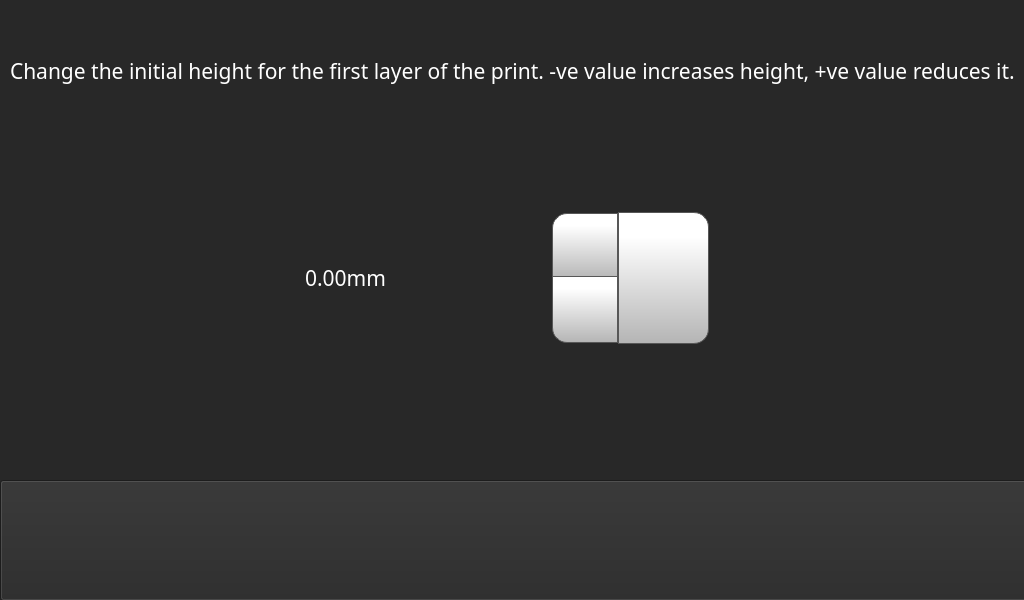
<?xml version="1.0" encoding="UTF-8"?>
<ui version="4.0">
 <class>nozzleOffsetPage</class>
 <widget class="QWidget" name="nozzleOffsetPage">
  <property name="geometry">
   <rect>
    <x>0</x>
    <y>0</y>
    <width>1024</width>
    <height>600</height>
   </rect>
  </property>
  <property name="minimumSize">
   <size>
    <width>1024</width>
    <height>600</height>
   </size>
  </property>
  <property name="maximumSize">
   <size>
    <width>1024</width>
    <height>600</height>
   </size>
  </property>
  <property name="windowTitle">
   <string>Form</string>
  </property>
  <property name="autoFillBackground">
   <bool>false</bool>
  </property>
  <property name="styleSheet">
   <string notr="true">background-color: rgb(40, 40, 40);</string>
  </property>
  <widget class="QPushButton" name="nozzleOffsetBackButton">
   <property name="geometry">
    <rect>
     <x>0</x>
     <y>480</y>
     <width>1031</width>
     <height>121</height>
    </rect>
   </property>
   <property name="minimumSize">
    <size>
     <width>0</width>
     <height>0</height>
    </size>
   </property>
   <property name="font">
    <font>
     <family>Gotham</family>
     <pointsize>16</pointsize>
     <weight>50</weight>
     <bold>false</bold>
    </font>
   </property>
   <property name="styleSheet">
    <string notr="true">QPushButton {
     border: 1px solid rgb(87, 87, 87);
	background-color: qlineargradient(spread:pad, x1:0, y1:1, x2:0, y2:0.188, stop:0 rgba(180, 180, 180, 255), stop:1 rgba(255, 255, 255, 255));


}

QPushButton:pressed {
    background-color: qlineargradient(x1: 0, y1: 0, x2: 0, y2: 1,
                                      stop: 0 #dadbde, stop: 1 #f6f7fa);
}

QPushButton:flat {
    border: none; /* no border for a flat push button */
}

QPushButton:default {
    border-color: navy; /* make the default button prominent */
}

QPushButton:focus {
	outline: none;
}
url(:/icons/img/chevron-pointing-to-the-left.png)</string>
   </property>
   <property name="text">
    <string/>
   </property>
   <property name="icon">
    <iconset resource="../../resources/resource.qrc">
     <normaloff>:/Navigation/img/Navigation/arrows-4.png</normaloff>:/Navigation/img/Navigation/arrows-4.png</iconset>
   </property>
   <property name="iconSize">
    <size>
     <width>70</width>
     <height>70</height>
    </size>
   </property>
   <property name="checkable">
    <bool>false</bool>
   </property>
   <property name="autoDefault">
    <bool>false</bool>
   </property>
   <property name="default">
    <bool>false</bool>
   </property>
   <property name="flat">
    <bool>false</bool>
   </property>
  </widget>
  <widget class="QPushButton" name="nozzleOffsetSetButton">
   <property name="geometry">
    <rect>
     <x>618</x>
     <y>212</y>
     <width>91</width>
     <height>132</height>
    </rect>
   </property>
   <property name="font">
    <font>
     <family>Gotham</family>
     <pointsize>16</pointsize>
     <weight>50</weight>
     <bold>false</bold>
    </font>
   </property>
   <property name="styleSheet">
    <string notr="true">QPushButton {
     border: 1px solid rgb(87, 87, 87);
	background-color: qlineargradient(spread:pad, x1:0, y1:1, x2:0, y2:0.188, stop:0 rgba(180, 180, 180, 255), stop:1 rgba(255, 255, 255, 255));
border-top-right-radius: 15px;
border-bottom-right-radius: 15px;

}

QPushButton:pressed {
    background-color: qlineargradient(x1: 0, y1: 0, x2: 0, y2: 1,
                                      stop: 0 #dadbde, stop: 1 #f6f7fa);
}

QPushButton:flat {
    border: none; /* no border for a flat push button */
}

QPushButton:default {
    border-color: navy; /* make the default button prominent */
}
QPushButton:focus {
	outline: none;
}</string>
   </property>
   <property name="text">
    <string/>
   </property>
   <property name="icon">
    <iconset resource="../../resources/resource.qrc">
     <normaloff>:/Icons/img/icons/verification-mark.png</normaloff>:/Icons/img/icons/verification-mark.png</iconset>
   </property>
   <property name="iconSize">
    <size>
     <width>70</width>
     <height>70</height>
    </size>
   </property>
  </widget>
  <widget class="QDoubleSpinBox" name="nozzleOffsetDoubleSpinBox">
   <property name="geometry">
    <rect>
     <x>300</x>
     <y>210</y>
     <width>321</width>
     <height>136</height>
    </rect>
   </property>
   <property name="font">
    <font>
     <family>Gotham</family>
     <pointsize>16</pointsize>
     <weight>50</weight>
     <bold>false</bold>
    </font>
   </property>
   <property name="styleSheet">
    <string notr="true">QDoubleSpinBox {
    padding-right: 5px; /* make room for the arrows */
	color: rgb(255, 255, 255);
	background-color: rgba(255, 255, 255, 0);
   
}
QDoubleSpinBox ::text:selected {
	background-color: rgb(255, 146, 57);
   
}
QDoubleSpinBox::up-button {
     border: 1px solid rgb(87, 87, 87);

border-top-left-radius: 15px;
	background-color: qlineargradient(spread:pad, x1:0, y1:1, x2:0, y2:0.188, stop:0 rgba(180, 180, 180, 255), stop:1 rgba(255, 255, 255, 255));
    width: 60px;
     height: 61px;
    padding: 2px;
}

QDoubleSpinBox::up-arrow { 
image: url(:/Navigation/img/Navigation/arrows.png);
    width: 40px;
     height: 40px;
padding: 5px;
}



QDoubleSpinBox::up-button:pressed {
    background-color: qlineargradient(x1: 0, y1: 0, x2: 0, y2: 1,
                                      stop: 0 #dadbde, stop: 1 #f6f7fa);
}


QDoubleSpinBox::down-button {
     border: 1px solid rgb(87, 87, 87);
border-bottom-left-radius: 15px;
	background-color: qlineargradient(spread:pad, x1:0, y1:1, x2:0, y2:0.188, stop:0 rgba(180, 180, 180, 255), stop:1 rgba(255, 255, 255, 255));
    width: 60px;
     height: 61px;
    padding: 2px;
}

QDoubleSpinBox::down-arrow { 
image: url(:/Navigation/img/Navigation/arrows-5.png);
    width: 40px;
    height: 40px;
padding: 5px;
}

QDoubleSpinBox::down-button:pressed {
    background-color: qlineargradient(x1: 0, y1: 0, x2: 0, y2: 1,
                                      stop: 0 #dadbde, stop: 1 #f6f7fa);

}

</string>
   </property>
   <property name="frame">
    <bool>false</bool>
   </property>
   <property name="readOnly">
    <bool>false</bool>
   </property>
   <property name="buttonSymbols">
    <enum>QAbstractSpinBox::UpDownArrows</enum>
   </property>
   <property name="accelerated">
    <bool>true</bool>
   </property>
   <property name="suffix">
    <string>mm</string>
   </property>
   <property name="decimals">
    <number>2</number>
   </property>
   <property name="minimum">
    <double>-5.000000000000000</double>
   </property>
   <property name="maximum">
    <double>5.000000000000000</double>
   </property>
   <property name="singleStep">
    <double>0.050000000000000</double>
   </property>
  </widget>
  <widget class="QLabel" name="printPreviewSelected_3">
   <property name="geometry">
    <rect>
     <x>390</x>
     <y>210</y>
     <width>161</width>
     <height>161</height>
    </rect>
   </property>
   <property name="font">
    <font>
     <family>Gotham</family>
     <pointsize>16</pointsize>
     <weight>50</weight>
     <bold>false</bold>
    </font>
   </property>
   <property name="styleSheet">
    <string notr="true">background-color: rgba(255, 255, 255, 0);</string>
   </property>
   <property name="text">
    <string/>
   </property>
   <property name="pixmap">
    <pixmap resource="../../resources/resource.qrc">:/Icons/img/icons/Nozzle Offset.png</pixmap>
   </property>
   <property name="scaledContents">
    <bool>true</bool>
   </property>
  </widget>
  <widget class="QLabel" name="feedRateLabelControlPage_6">
   <property name="geometry">
    <rect>
     <x>10</x>
     <y>10</y>
     <width>1011</width>
     <height>121</height>
    </rect>
   </property>
   <property name="font">
    <font>
     <family>Gotham</family>
     <pointsize>16</pointsize>
     <weight>50</weight>
     <bold>false</bold>
    </font>
   </property>
   <property name="styleSheet">
    <string notr="true">color: rgb(255, 255, 255);</string>
   </property>
   <property name="text">
    <string>Change the initial height for the first layer of the print. -ve value increases height, +ve value reduces it.</string>
   </property>
   <property name="wordWrap">
    <bool>true</bool>
   </property>
  </widget>
 </widget>
 <resources>
  <include location="../../resources/resource.qrc"/>
  <include location="../../resources/resource.qrc"/>
 </resources>
 <connections/>
</ui>
